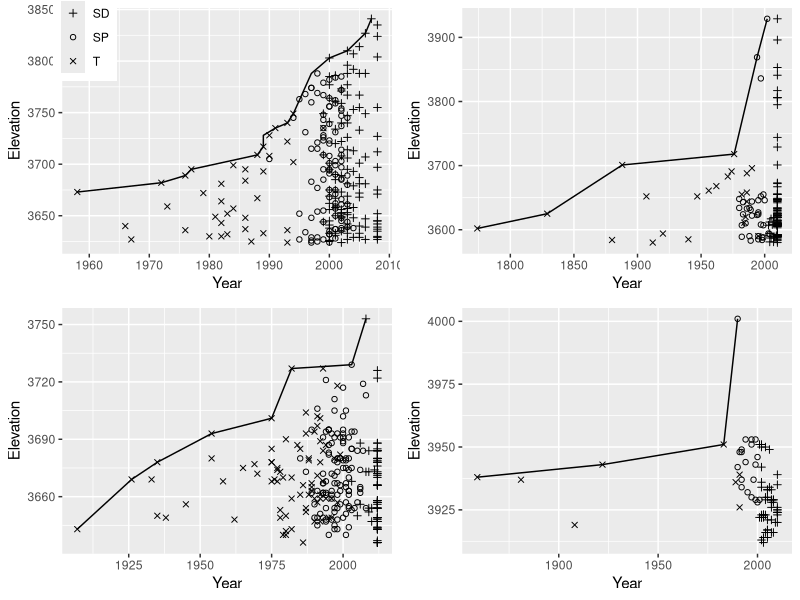

Generate this figure with R:
## ---- chunk 1
setwd ("/Users/madanksuwal/Documents/Bio302/AbiesMS/DataFiles")
#Figure 2. shift after 1900
library(ggplot2)
## ---- chunk 2
mca1.df<-read.csv('mca1.csv', header=T, sep=',')
head(mca1.df)
climb.mca1<-read.table('climb mca1.csv',header=T,sep=',')
#### MCA1 plot ####
p1<- ggplot(climb.mca1, aes(year, elev1), xlim=c(1900, 2012))+
  #scale_x_continuous(limits = c(1900, 2012))+
  #scale_y_continuous(limits = c(3600, 4020))+
  geom_line(aes (year, elev1), climb.mca1, show.legend = FALSE)+
  geom_point(data=mca1.df,aes( year, elev, group=type, shape=as.factor(type)))+
  labs(x="Year", y="Elevation")+
  scale_shape_manual(values=c("SD"=3,"SP"=1,"T"=4)) +
  theme(legend.position = c(0.07, 0.88), legend.title=element_blank() )
#print(p1)
## ---- chunk 3
#### MCA -2  plot ####
mca2.df<-read.csv('mca2.csv', header=T, sep=',')
mca2.df<- na.omit(mca2.df)
climb.mca2<-read.csv('climb mca2.csv',header=T,sep=',')
climb.mca2<- na.omit(climb.mca2)
p2<- ggplot(climb.mca2, aes(year, elev1))+
  geom_line(aes (year, elev1), climb.mca2, show.legend = FALSE)+
  #scale_x_continuous(limits = c(1900, 2012))+
  #scale_y_continuous(limits = c(3600, 4020))+
  geom_point(data=mca2.df,aes( year, elev, group=type, shape=as.factor(type)))+
  labs(x="Year", y="Elevation")+
  scale_shape_manual(values=c("seedling"=3,"sapling"=1,"tree"=4)) +
  theme(legend.position="none")
  #theme(legend.position = c(0.07, 0.85), legend.title=element_blank() )
#print(p2)
## ---- chunk 4
#### MCA -3  plot ####
mca3.df<-read.csv('mca3.csv', header=T, sep=',')
mca3.df<-na.omit(mca3.df)
climb.mca3<-read.csv('climb mca3.csv',header=T,sep=',')
climb.mca3<-na.omit(climb.mca3)
p3<- ggplot(climb.mca3, aes(year, elev1))+
  geom_line(aes (year, elev1), climb.mca3, show.legend = FALSE)+
  #scale_x_continuous(limits = c(1900, 2012))+
  #scale_y_continuous(limits = c(3600, 4020))+
  geom_point(data=mca3.df,aes( year, elev, group=type, shape=as.factor(type)))+
  labs(x="Year", y="Elevation")+
  scale_shape_manual(values=c("seedling"=3,"sapling"=1,"tree"=4)) +
  theme(legend.position="none")
  #theme(legend.position = c(0.07, 0.85), legend.title=element_blank() )
#print(p3)
## ---- chunk 5
#### GCA -1 plot ####
gca1.df<-read.csv('gca1.csv', header=T, sep=',')
climb.gca1<-read.csv('climb gca1.csv',header=T,sep=',')
p4<- ggplot(climb.gca1, aes(year, elev1))+
  geom_line(aes (year, elev1), climb.gca1, show.legend = FALSE)+
  #scale_x_continuous(limits = c(1900, 2012))+
  #scale_y_continuous(limits = c(3600, 4020))+
  geom_point(data=gca1.df,aes( year, elev, group=type, shape=as.factor(type)))+
  labs(x="Year", y="Elevation")+
  scale_shape_manual(values=c("seedling"=3,"sapling"=1,"tree"=4)) +
  theme(legend.position="none")
  #theme(legend.position = c(0.07, 0.85), legend.title=element_blank() )
#print(p4)
## ---- chunk 6
### multiplot function 
# Multiple plot function
#
# ggplot objects can be passed in ..., or to plotlist (as a list of ggplot objects)
# - cols:   Number of columns in layout
# - layout: A matrix specifying the layout. If present, 'cols' is ignored.
#
# If the layout is something like matrix(c(1,2,3,3), nrow=2, byrow=TRUE),
# then plot 1 will go in the upper left, 2 will go in the upper right, and
# 3 will go all the way across the bottom.
#
multiplot <- function(..., plotlist=NULL, file, cols=1, layout=NULL) {
  library(grid)
  
  # Make a list from the ... arguments and plotlist
  plots <- c(list(...), plotlist)
  
  numPlots = length(plots)
  
  # If layout is NULL, then use 'cols' to determine layout
  if (is.null(layout)) {
    # Make the panel
    # ncol: Number of columns of plots
    # nrow: Number of rows needed, calculated from # of cols
    layout <- matrix(seq(1, cols * ceiling(numPlots/cols)),
                     ncol = cols, nrow = ceiling(numPlots/cols))
  }
  
  if (numPlots==1) {
    print(plots[[1]])
    
  } else {
    # Set up the page
    grid.newpage()
    pushViewport(viewport(layout = grid.layout(nrow(layout), ncol(layout))))
    
    # Make each plot, in the correct location
    for (i in 1:numPlots) {
      # Get the i,j matrix positions of the regions that contain this subplot
      matchidx <- as.data.frame(which(layout == i, arr.ind = TRUE))
      
      print(plots[[i]], vp = viewport(layout.pos.row = matchidx$row,
                                      layout.pos.col = matchidx$col))
    }
  }
}
## ---- chunk 7
multiplot(p1, p2, p3, p4, cols=2)
